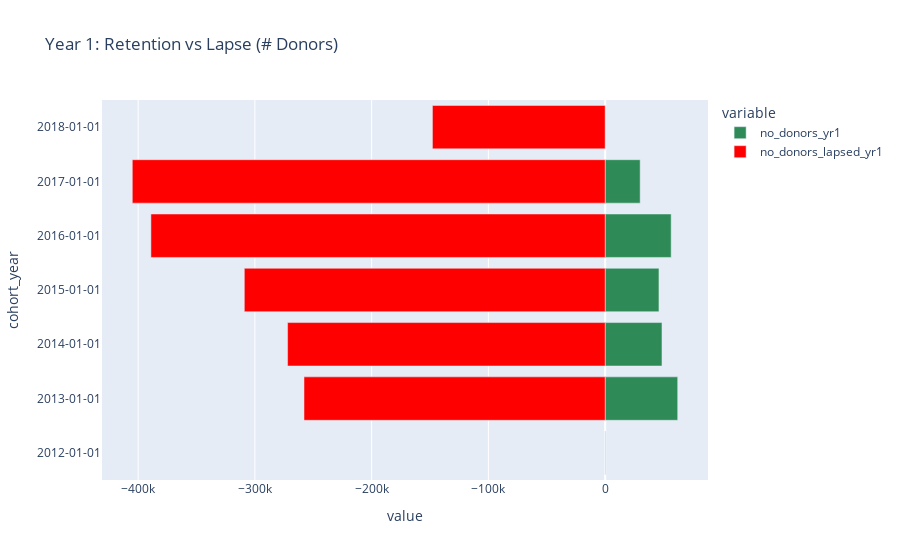

This figure's notebook cell:
### Code cell
fig = px.bar(erin_renamed_pete_csv_neg, y="cohort_year", x=['no_donors_yr1', 'no_donors_lapsed_yr1'],
            title="Year 1: Retention vs Lapse (# Donors)",
            color_discrete_sequence =['seagreen','red'], orientation='h')
 #barmode='group', labels={'index':'year', 'y':'amount ($)'}, 
fig.update_yaxes(type='category')
fig.show()

### Figure 1 — Plotly figure (JSON) as saved in the notebook; plotly's stock layout.template omitted (floating-point values rounded to 4 significant figures)
{"data": [{"alignmentgroup": "True", "hovertemplate": "variable=no_donors_yr1<br>value=%{x}<br>cohort_year=%{y}<extra></extra>", "legendgroup": "no_donors_yr1", "marker": {"color": "seagreen"}, "name": "no_donors_yr1", "offsetgroup": "no_donors_yr1", "orientation": "h", "showlegend": true, "textposition": "auto", "type": "bar", "x": [33, 62130, 48667, 46078, 56538, 29990, 0], "xaxis": "x", "y": ["2012-01-01", "2013-01-01", "2014-01-01", "2015-01-01", "2016-01-01", "2017-01-01", "2018-01-01"], "yaxis": "y"}, {"alignmentgroup": "True", "hovertemplate": "variable=no_donors_lapsed_yr1<br>value=%{x}<br>cohort_year=%{y}<extra></extra>", "legendgroup": "no_donors_lapsed_yr1", "marker": {"color": "red"}, "name": "no_donors_lapsed_yr1", "offsetgroup": "no_donors_lapsed_yr1", "orientation": "h", "showlegend": true, "textposition": "auto", "type": "bar", "x": [-108, -257939, -272006, -309059, -389060, -405001, -147945], "xaxis": "x", "y": ["2012-01-01", "2013-01-01", "2014-01-01", "2015-01-01", "2016-01-01", "2017-01-01", "2018-01-01"], "yaxis": "y"}], "layout": {"barmode": "relative", "legend": {"title": {"text": "variable"}, "tracegroupgap": 0}, "title": {"text": "Year 1: Retention vs Lapse (# Donors)"}, "xaxis": {"anchor": "y", "domain": [0, 1], "title": {"text": "value"}}, "yaxis": {"anchor": "x", "domain": [0, 1], "title": {"text": "cohort_year"}, "type": "category"}}}
